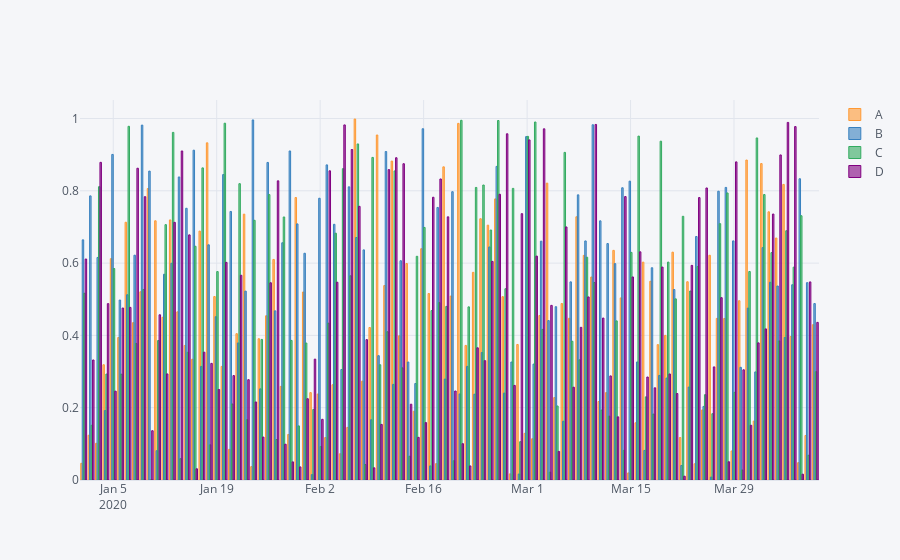

The notebook cell this image was saved under:
### Markdown cell above
<hr>

## 2) Bar plot()

### Code cell
df1.iplot(kind='bar')
